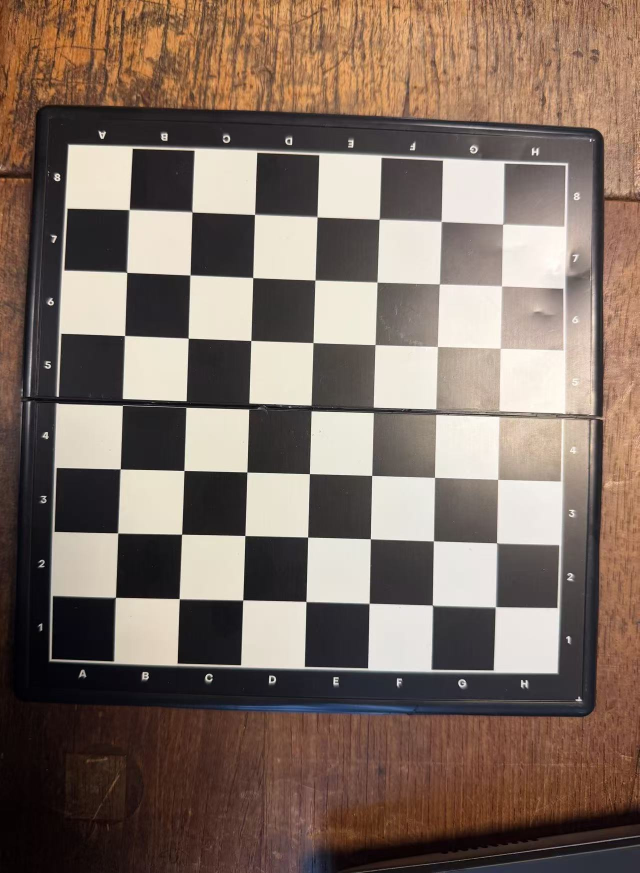
#> input picture Identify/11.jpg, 1279 x 1746 px (shown at 1/2 size)
$ python Identify_chessboard.py
#> lines starting #> are read from the running program, lines starting #| are printed output that depends on the picture; after the words box and inside, x2 and y2 are one past the last pixel; in counts of white or black regions, pixels touching at a corner belong together
import cv2
import numpy as np


def order_points(pts: np.ndarray) -> np.ndarray:

    rect = np.zeros((4, 2), dtype=np.float32)

    s = pts.sum(axis=1)
    rect[0] = pts[np.argmin(s)]   # tl
    rect[2] = pts[np.argmax(s)]   # br

    diff = np.diff(pts, axis=1)
    rect[1] = pts[np.argmin(diff)]  # tr
    rect[3] = pts[np.argmax(diff)]  # bl

    return rect


def four_point_transform(image: np.ndarray, pts: np.ndarray) -> np.ndarray:
    rect = order_points(pts)
    (tl, tr, br, bl) = rect

    widthA = np.linalg.norm(br - bl)
    widthB = np.linalg.norm(tr - tl)
    maxW = int(max(widthA, widthB))

    heightA = np.linalg.norm(tr - br)
    heightB = np.linalg.norm(tl - bl)
    maxH = int(max(heightA, heightB))

    maxW = max(maxW, 1)
    maxH = max(maxH, 1)

    dst = np.array([
        [0, 0],
        [maxW - 1, 0],
        [maxW - 1, maxH - 1],
        [0, maxH - 1]
    ], dtype=np.float32)

    M = cv2.getPerspectiveTransform(rect, dst)
    return cv2.warpPerspective(image, M, (maxW, maxH))


def find_board_quad(img_bgr: np.ndarray, debug: bool = True) -> np.ndarray | None:

    gray = cv2.cvtColor(img_bgr, cv2.COLOR_BGR2GRAY)


    clahe = cv2.createCLAHE(clipLimit=2.0, tileGridSize=(8, 8))
    gray = clahe.apply(gray)


    gray = cv2.GaussianBlur(gray, (5, 5), 0)

    # 自适应阈值：对木纹/光照不均更稳
    th = cv2.adaptiveThreshold(
        gray, 255,
        cv2.ADAPTIVE_THRESH_GAUSSIAN_C,
        cv2.THRESH_BINARY_INV,
        31, 5
    )


    kernel = cv2.getStructuringElement(cv2.MORPH_RECT, (9, 9))
    th = cv2.morphologyEx(th, cv2.MORPH_CLOSE, kernel, iterations=2)


    th = cv2.dilate(th, np.ones((3, 3), np.uint8), iterations=1)


    contours, _ = cv2.findContours(th, cv2.RETR_LIST, cv2.CHAIN_APPROX_SIMPLE)
    if not contours:
        if debug:
            cv2.imshow("debug_threshold", th)
        return None

    h, w = gray.shape[:2]
    img_area = float(h * w)

    contours = sorted(contours, key=cv2.contourArea, reverse=True)

    best = None
    for cnt in contours[:50]:
        area = cv2.contourArea(cnt)


        if area < img_area * 0.10:
            break

        peri = cv2.arcLength(cnt, True)
        approx = cv2.approxPolyDP(cnt, 0.02 * peri, True)
        if len(approx) != 4:
            continue
        if not cv2.isContourConvex(approx):
            continue

        pts = approx.reshape(4, 2).astype(np.float32)


        rect = cv2.minAreaRect(approx)
        (rw, rh) = rect[1]
        if rw <= 1 or rh <= 1:
            continue
        aspect = max(rw, rh) / min(rw, rh)
        if aspect > 1.8:
            continue

        best = pts
        break

    if debug:
        dbg = img_bgr.copy()
        if best is not None:
            cv2.polylines(dbg, [best.astype(int)], True, (0, 0, 255), 3)
        cv2.imshow("debug_threshold", th)
        cv2.imshow("debug_contour", dbg)

    return best


def detect_and_transform_chessboard(image_path: str, debug: bool = True):
#> called with image_path = '11.jpg', debug = True
    img = cv2.imread(image_path)
#> img is the input picture: shape (1746, 1279, 3); mean B, G, R 99.3, 110.1, 127.4
    if img is None:
        print(f"Unable to read image file: {image_path}")
        return

    original = img.copy()


    scale = 0.5
    small = cv2.resize(original, (0, 0), fx=scale, fy=scale, interpolation=cv2.INTER_AREA)
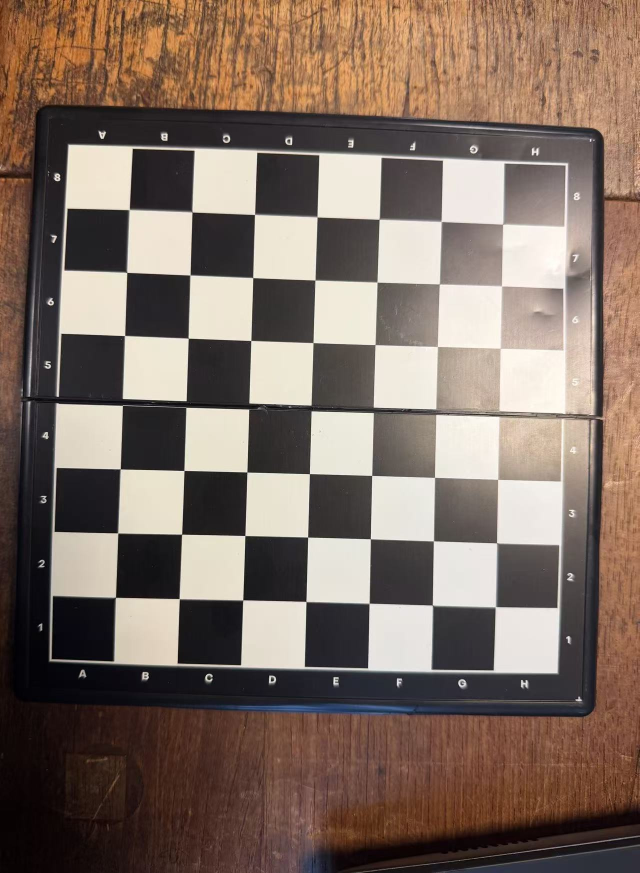
#> small: shape (873, 640, 3); mean B, G, R 99.4, 110.2, 127.5

    quad_small = find_board_quad(small, debug=debug)
#> in find_board_quad, `gray = cv2.cvtColor(img_bgr, cv2.COLOR_BGR2GRAY)`:
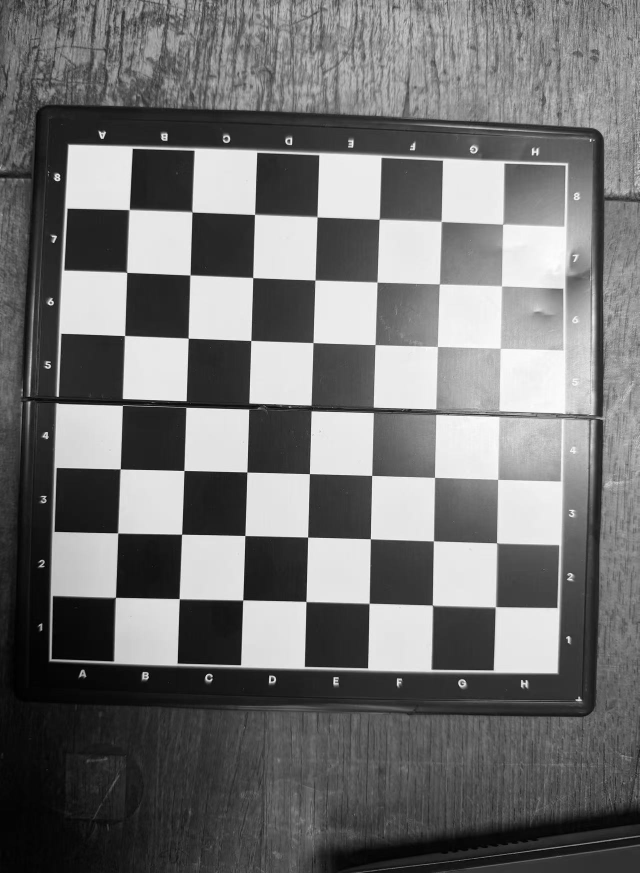
#> gray: shape (873, 640); min 0, max 254, mean 114.2
#> in find_board_quad, `gray = clahe.apply(gray)`:
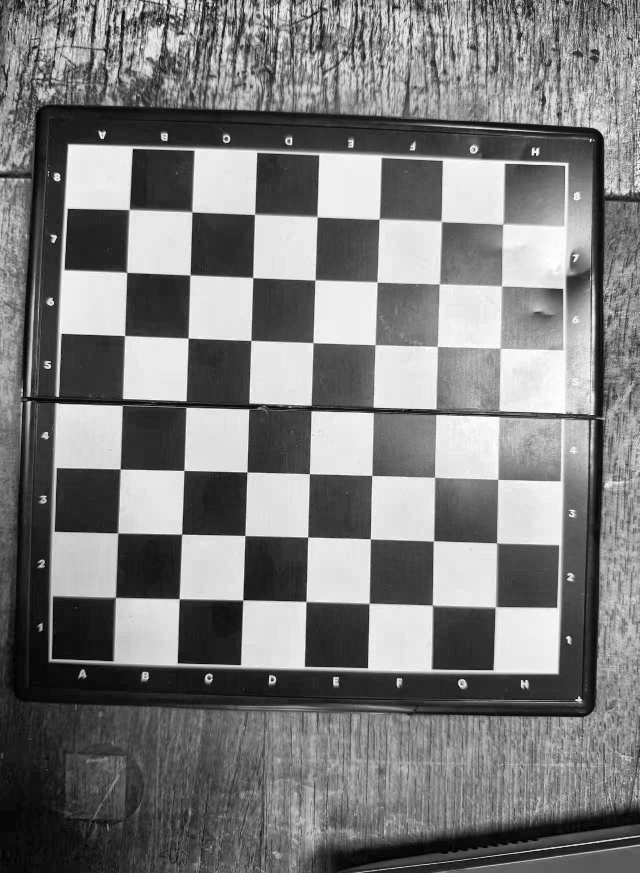
#> gray: shape (873, 640); min 1, max 255, mean 124
#> in find_board_quad, `th = cv2.adaptiveThreshold( gray, 255, cv2.ADAPTIVE_THRESH_GAUSSIAN_C,..`:
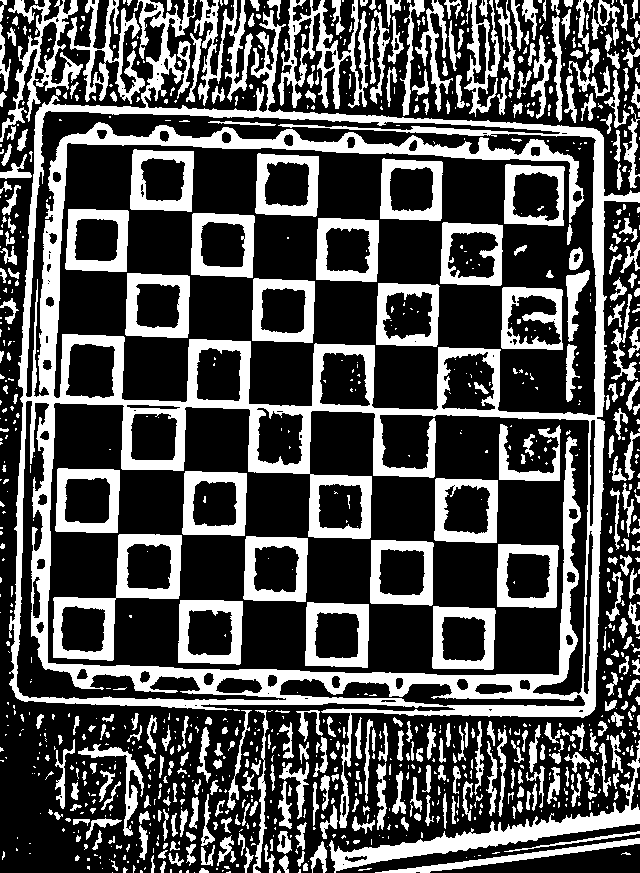
#> th: shape (873, 640); 31.9% white; 1065 white regions (665 under 20 px), largest, box (x1, y1, x2, y2) and area: (9, 0, 640, 828) 65030, (329, 740, 640, 873) 5229, (53, 534, 182, 661) 4255
#> in find_board_quad, `th = cv2.morphologyEx(th, cv2.MORPH_CLOSE, kernel, iterations=2)`:
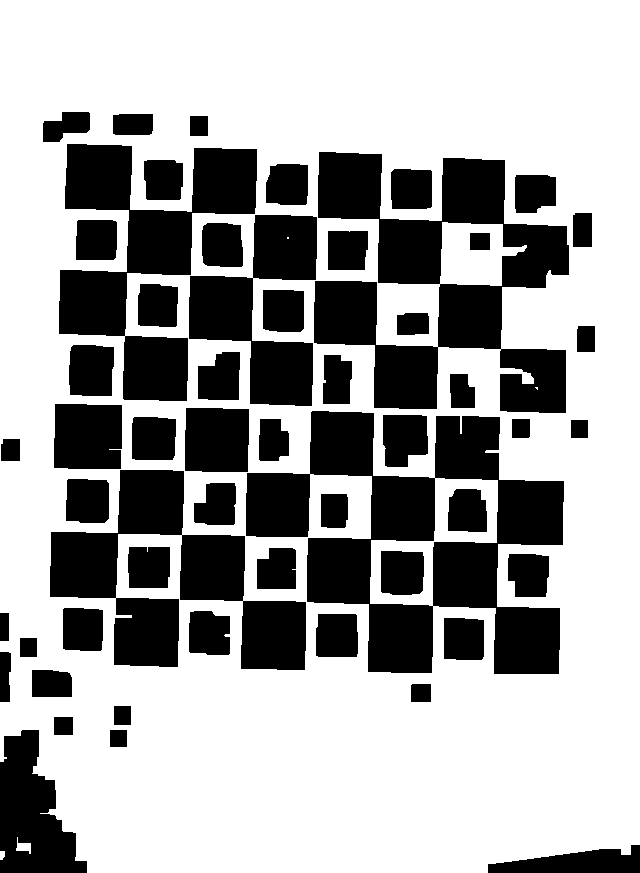
#> th: shape (873, 640); 65.2% white; 55 black regions, largest, box (x1, y1, x2, y2) and area: (246, 411, 564, 674) 37205, (314, 152, 569, 413) 31588, (50, 470, 306, 670) 21260
#> in find_board_quad, `th = cv2.dilate(th, np.ones((3, 3), np.uint8), iterations=1)`:
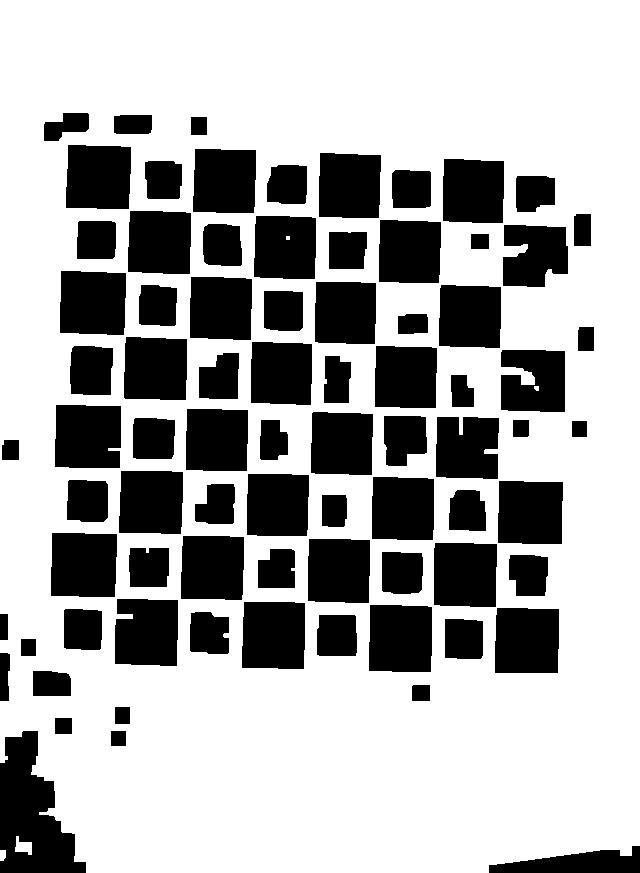
#> th: shape (873, 640); 68% white; 80 black regions
#> in find_board_quad, `contours, _ = cv2.findContours(th, cv2.RETR_LIST, cv2.CHAIN_APPROX_SIM..`: contours = 81 contours, 2 with area under 20; largest, box (x1, y1, x2, y2) and area: (0, 0, 640, 873) 546462, (368, 604, 433, 673) 4238, (241, 601, 306, 670) 4224, (50, 532, 118, 598) 4204, (494, 607, 560, 674) 4191
#> the loop in find_board_quad, `for cnt in contours[:50]:` made 2 passes
#> (area, peri) on pass 1: (546461.5, 3160.1)
#> area on pass 2: 4237.5
    if quad_small is None:
        print("Unable to perform perspective transformation: No valid chessboard corners detected")
        if debug:
            cv2.imshow("original", original)
            cv2.waitKey(0)
            cv2.destroyAllWindows()
        return

    quad_orig = quad_small / scale

    warped = four_point_transform(original, quad_orig)


    show = original.copy()
    cv2.polylines(show, [quad_orig.astype(int)], True, (0, 0, 255), 4)

    cv2.namedWindow("yuantu", cv2.WINDOW_NORMAL)
    cv2.imshow("yuantu", show)

    cv2.namedWindow("zhentu", cv2.WINDOW_NORMAL)
    cv2.imshow("zhentu", warped)

    cv2.imwrite("detected_chessboard.png", show)
    cv2.imwrite("transformed_chessboard.png", warped)

    cv2.waitKey(0)
    cv2.destroyAllWindows()


if __name__ == "__main__":
    detect_and_transform_chessboard("11.jpg", debug=True)
